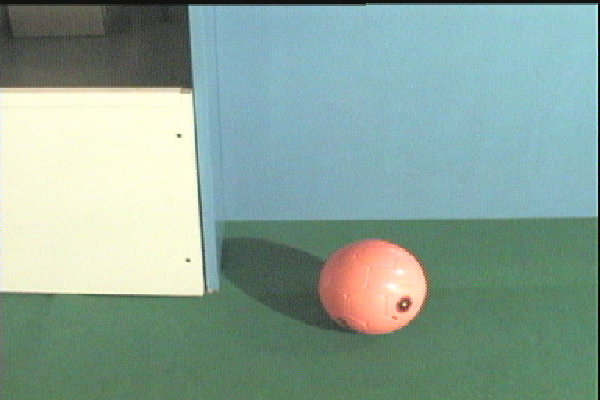
%> input picture ball.bmp, 600 x 400 px
$ octave main.m   (GNU Octave 9; MATLAB toolbox functions it lacks are replaced by stand-ins)
%> lines starting %> are read from the running program, lines starting %| are printed output that depends on the picture; in (x1, y1, x2, y2) boxes, pixels count from 0 and x2, y2 are one past the last pixel; in counts of white or black regions, pixels touching at a corner belong together; the program's own positions count from 1
% Skyler Cowley
% CS 6680
% Assignment 6

close all;
% -----Start Solving Problem 1-----
% -----Start Solving Problem 1.1-----

A = imread('ball.bmp');
%> A is the input picture: size 400x600x3 uint8; mean R, G, B 137.4, 163.6, 152.2

B = rgb2hsv(A);
%> B: size 400x600x3 double; mean H, S, V 0.379, 0.251, 0.668

C = B(:,:,1);
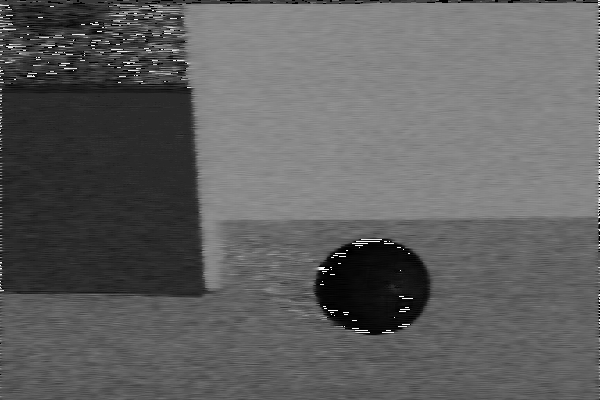
%> C: size 400x600 double; min 0, max 0.999, mean 0.379

D = uint8(C>0.8);
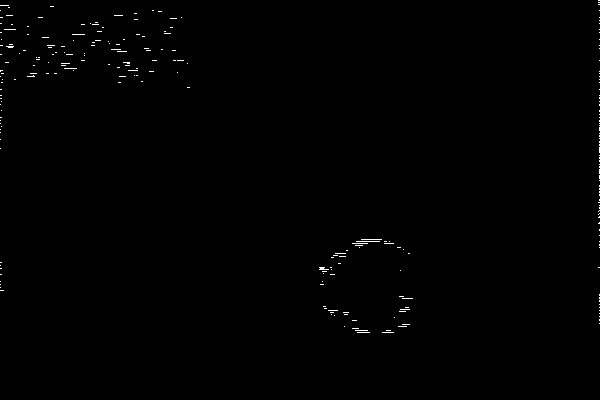
%> D: size 400x600 uint8; values 0 (black) and 1 (white), 0.36% white in thin lines or dots, all inside (x1, y1, x2, y2) = (0, 0, 600, 333)

E = imopen(D, strel('disk',3));
%> E: size 400x600 uint8; every value is 0

figure(10);
imshow(C);


%C = imbinarize();

se = strel('disk',3);

%D = edge(C,'sobel','vertical');

E = C - D;
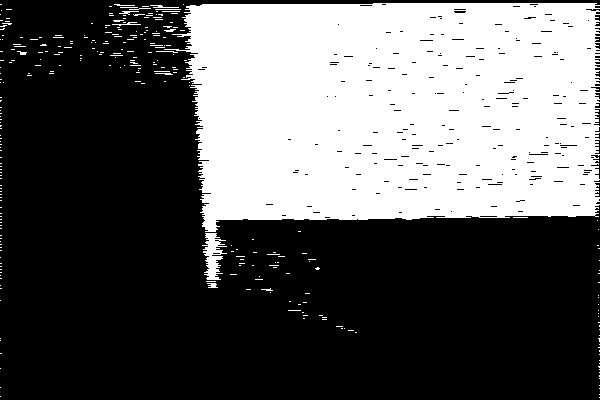
%> E: size 400x600 uint8; values 0 (black) and 1 (white), 36.4% white; 296 white regions (283 under 20 px), largest, box (x1, y1, x2, y2) and area: (164, 3, 600, 232) 85451, (202, 233, 227, 280) 611, (150, 5, 179, 8) 43

F = imerode(E,se);
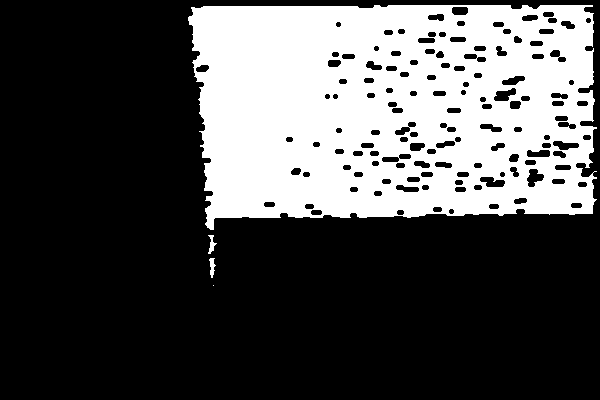
%> F: size 400x600 uint8; values 0 (black) and 1 (white), 31.3% white; 4 white regions (1 under 20 px), largest, box (x1, y1, x2, y2) and area: (188, 5, 597, 230) 74879, (209, 258, 216, 278) 79, (208, 235, 217, 254) 77

G = imerode(F, se);
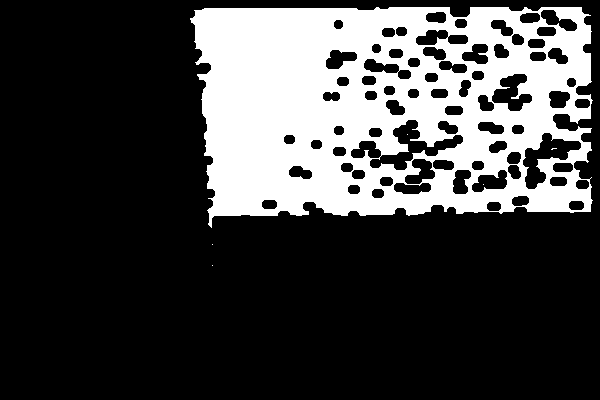
%> G: size 400x600 uint8; values 0 (black) and 1 (white), 26% white; 6 white regions (5 under 20 px), largest, box (x1, y1, x2, y2) and area: (190, 7, 593, 228) 62485

figure(1);
subplot(3,1,1);
imshow(D);
title 'Original Image'
subplot(3,1,2);
imshow(E);
title 'B'


subplot(3,1,3);
imshow(AA5);
%> (this line was passed over: AA5 is not available in this run)
title 'Standard 5x5 Average Filter'

% -----Finish Solving Problem 1.1-----
 pause()
% -----Start Solving Problem 1.2-----

%> (the run ends here)
